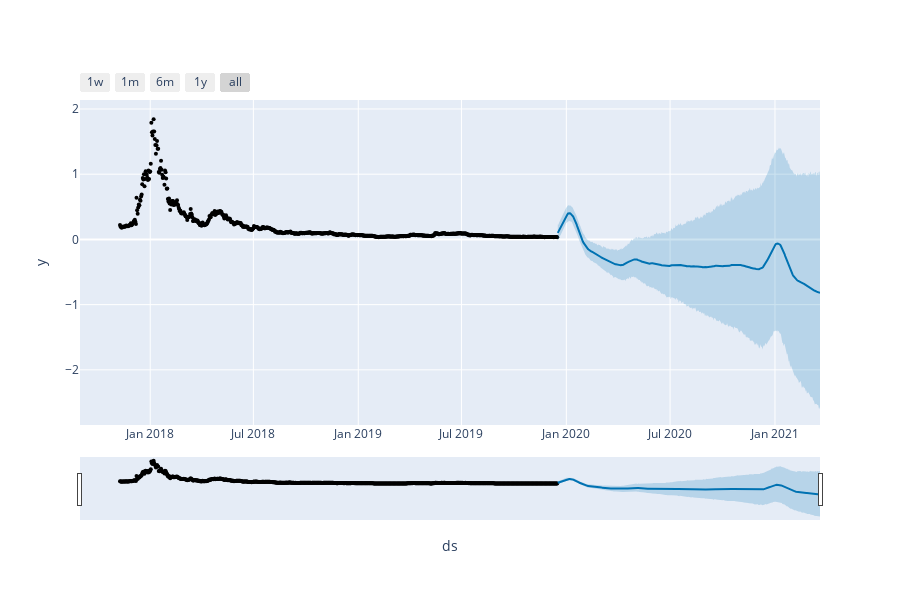

The code cell stored with this chart in its notebook:
### Code cell
# creat interactive chart
from prophet.plot import plot_plotly
plot_plotly(close, yhat)

### Figure 1 — Plotly figure (JSON) as saved in the notebook; plotly's stock layout.template omitted (floating-point values rounded to 4 significant figures; data arrays with more than 128 entries replaced by an {"elided": "..."} marker saying what was removed)
{"data": [{"marker": {"color": "black", "size": 4}, "mode": "markers", "name": "Actual", "type": "scatter", "x": {"elided": "768 str values"}, "y": {"elided": "768 float values"}}, {"hoverinfo": "skip", "line": {"width": 0}, "mode": "lines", "type": "scatter", "x": {"elided": "461 str values"}, "y": {"elided": "461 float values"}}, {"fill": "tonexty", "fillcolor": "rgba(0, 114, 178, 0.2)", "line": {"color": "#0072B2", "width": 2}, "mode": "lines", "name": "Predicted", "type": "scatter", "x": {"elided": "461 str values"}, "y": {"elided": "461 float values"}}, {"fill": "tonexty", "fillcolor": "rgba(0, 114, 178, 0.2)", "hoverinfo": "skip", "line": {"width": 0}, "mode": "lines", "type": "scatter", "x": {"elided": "461 str values"}, "y": {"elided": "461 float values"}}], "layout": {"height": 600, "showlegend": false, "width": 900, "xaxis": {"rangeselector": {"buttons": [{"count": 7, "label": "1w", "step": "day", "stepmode": "backward"}, {"count": 1, "label": "1m", "step": "month", "stepmode": "backward"}, {"count": 6, "label": "6m", "step": "month", "stepmode": "backward"}, {"count": 1, "label": "1y", "step": "year", "stepmode": "backward"}, {"step": "all"}]}, "rangeslider": {"visible": true}, "title": {"text": "ds"}, "type": "date"}, "yaxis": {"title": {"text": "y"}}}}
